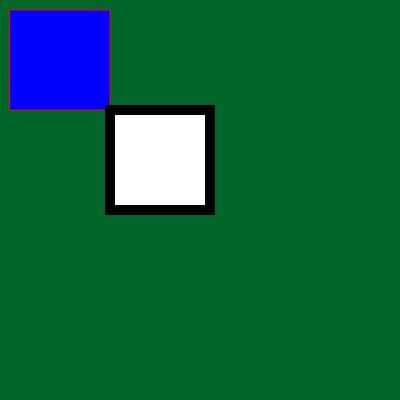
Frame 1 (no input)
Frame 60 (no input): identical to frame 1, image omitted
Frame 120 (the mouse pressed at the canvas centre since frame 60): identical to frame 1, image omitted

The p5.js sketch that drew this single still picture (run headless with seeded random() and noise() and a simulated clock; from frame 60 on, the mouse is pressed at the canvas centre):

// p5.js sketch
// ── sketch.js












function preload(){
  
}

function setup() {
  createCanvas(400, 400);
  
  
  
}

function draw() {
  background(0,102,051);
  //fill(255,0,0);
  //noFill();
  //noStroke();
  strokeWeight(1);
  fill(0,0,255);
  stroke(255,0,0);
  rect(10,10,100,100);
  strokeWeight(10);
  
  fill(255,255,255);
  stroke(0,0,0);
  rect(110,110,100,100);
  // stroke(0);
  // line(10,10,100,100);
  // stroke(150);
  // line(100,100,200,100);
  // stroke(255,255,0);
  // line(200,100,200,200);
  
  //rect(100,100,200,200);
//   ellipse(200,200,200,200);
  
//   //arc(200,200,200,200,PI, 3*PI);
//   arc(160,170,20,20,PI,3*PI);
//   arc(240,170,20,20,PI,3*PI);
//   point(160,170);
//   point(240,170);
//   line(200,200,215,200);
//   arc(200,250,20,20,2*PI,3*PI);
  
  
  
}
